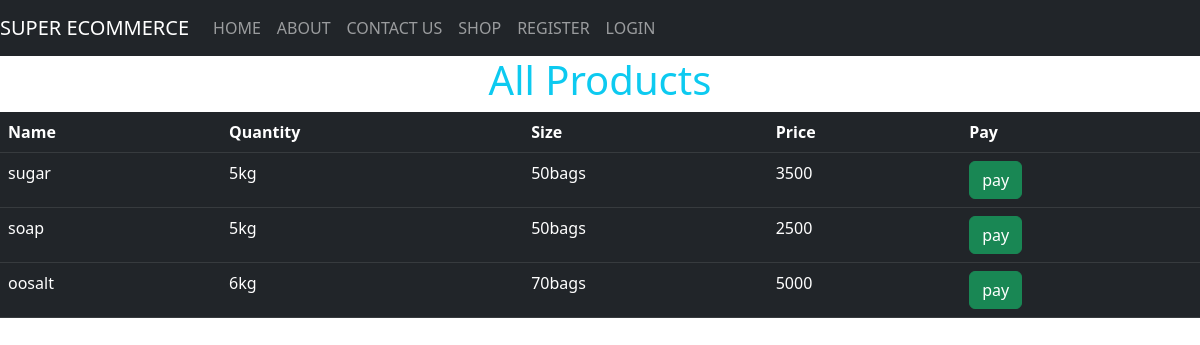
Page /shop/ on the earlier database version.
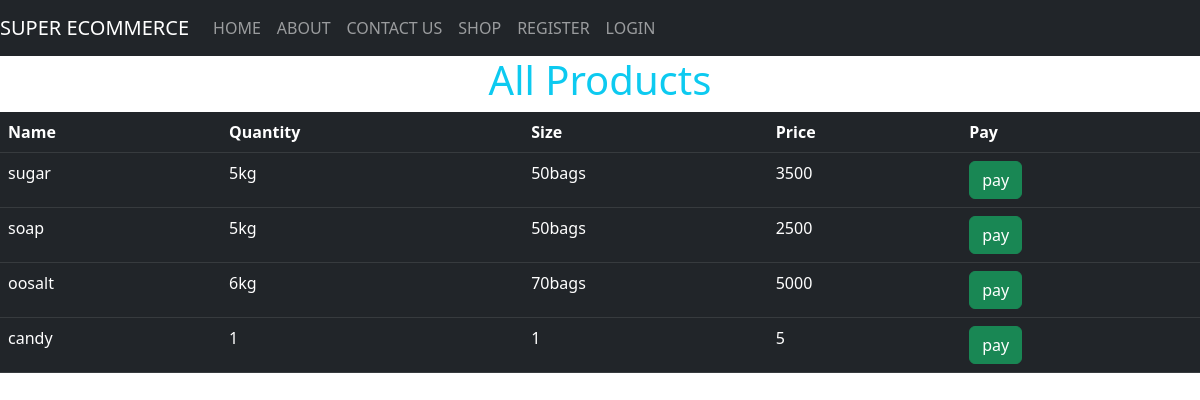
Same page on the later database version.
### superEcommercedjangoProject/models.py (models this page shows)
class product(models.Model):
    name = models.CharField(max_length=50, blank=False, null=False)
    qtty = models.CharField(max_length=20,blank=False, null=False)
    size = models.CharField(max_length=10, blank=False, null=False)
    price = models.CharField(max_length=35, blank=False, null=False)

### superEcommercedjangoProject/views.py (the view)
# urls.py: path('shop/',user_views.shop, name='shop'),
def shop(request):
    products = product.objects.all()
    context = {"products": products}
    return render(request, 'shop.html', context)

### templates/shop.html (shortened to what this page needs)
{% extends 'master.html' %}
{% load static %}
{% block content %}
    <div>
        <h1 class="text-info text-center">All Products</h1>
        <table class="table table-dark table-hover">
            <tr>
                <th>Name</th>
                <th>Quantity</th>
                <th>Size</th>
                <th>Price</th>
                <th>Pay</th>
            </tr>
            {% for product in products %}
                <tr>
                    <td>{{ product.name }}</td>
                    <td>{{ product.qtty }}</td>
                    <td>{{ product.size }}</td>
                    <td>{{ product.price }}</td>
                    <td><a class="btn btn-success" href="/pay/{{ product.id }}">pay</a></td>
                </tr>
            {% endfor %}
        </table>
    </div>
{% endblock %}

### templates/master.html (shortened to what this page needs)
<!DOCTYPE html>
<html lang="en">
<head>
    {% load static %}
    {% load crispy_forms_tags %}
    <link rel="stylesheet" href="{% static 'bootstrap/css/bootstrap.css' %}">
    <link rel="stylesheet" href="{% static 'bootstrap/css/styles.css' %}">
</head>
<body>
<section class="navigation-section">
    <nav class="navbar navbar-expand-md bg-dark navbar-dark">
        <a class="navbar-brand" href="{% url 'home-page' %}">SUPER ECOMMERCE</a>
        <div class="collapse navbar-collapse" id="collapsibleNavbar">
            <ul class="navbar-nav">
                <li class="nav-item">
                    <a class="nav-link" href="{% url 'home-page' %}">HOME</a>
                </li>
                <li class="nav-item">
                    <a class="nav-link" href="#">ABOUT</a>
                </li>
                <li class="nav-item">
                    <a class="nav-link" href="#">CONTACT US</a>
                </li>
                <li class="nav-item">
                    <a class="nav-link" href="{% url 'shop' %}">SHOP</a>
                </li>
                {% if user.is_authenticated %}
                     <li class="nav-item">
                    <a class="nav-link" href="{% url 'add-product-page' %}">ADD PRODUCT</a>
                </li>
                <li class="nav-item">
                    <a class="nav-link" href="{% url 'all-products' %}">PRODUCTS</a>
                </li>
                 <li class="nav-item">
                    <a class="nav-link" href="{% url 'user-logout' %}">LOGOUT</a>
                </li>
                {% else %}
                <li class="nav-item">
                    <a class="nav-link" href="{% url 'user-registration' %}">REGISTER</a>
                </li>
                <li class="nav-item">
                    <a class="nav-link" href="{% url 'user-login' %}">LOGIN</a>
                </li>
                {% endif %}
            </ul>
        </div>
    </nav>
</section>
<section class="content-section">
    {% block content %}
    {% endblock %}
</section>
</body>
</html>

Differences in the rows shown:
added product: name "candy", qtty "1", size "1", price "5"
